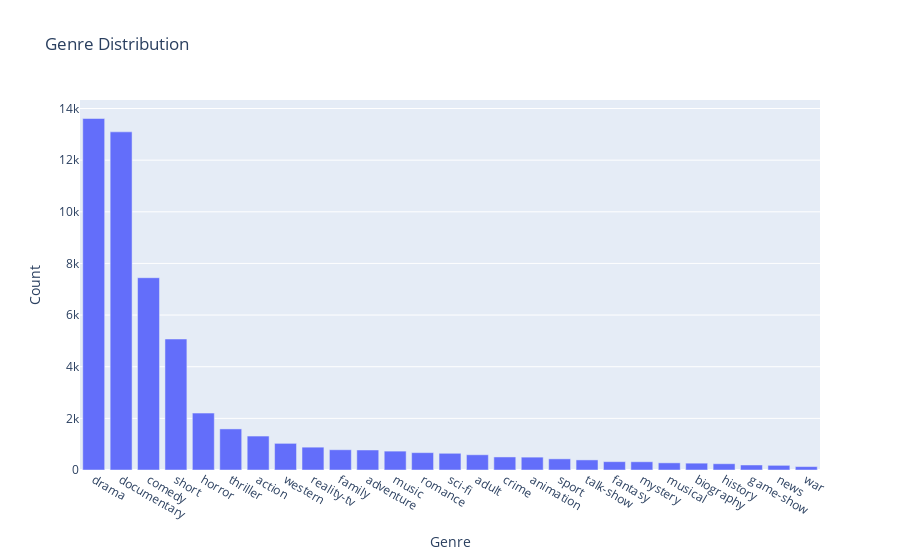

Notebook cell for this chart:
### Markdown cell above
---
### Genre Distribution

### Code cell
genre = train_df['genre'].value_counts()
fig = px.bar(genre, x=genre.index, y=genre, title='Genre Distribution')
fig.update_layout(xaxis_title='Genre', yaxis_title='Count')
fig.show()

### Figure 1 — Plotly figure (JSON) as saved in the notebook; plotly's stock layout.template omitted (floating-point values rounded to 4 significant figures)
{"data": [{"alignmentgroup": "True", "hovertemplate": "genre=%{x}<br>y=%{y}<extra></extra>", "legendgroup": "", "marker": {"color": "#636efa", "pattern": {"shape": ""}}, "name": "", "offsetgroup": "", "orientation": "v", "showlegend": false, "textposition": "auto", "type": "bar", "x": ["drama", "documentary", "comedy", "short", "horror", "thriller", "action", "western", "reality-tv", "family", "adventure", "music", "romance", "sci-fi", "adult", "crime", "animation", "sport", "talk-show", "fantasy", "mystery", "musical", "biography", "history", "game-show", "news", "war"], "xaxis": "x", "y": [13613, 13096, 7447, 5073, 2204, 1591, 1315, 1032, 884, 784, 775, 731, 672, 647, 590, 505, 498, 432, 391, 323, 319, 277, 265, 243, 194, 181, 132], "yaxis": "y"}], "layout": {"barmode": "relative", "legend": {"tracegroupgap": 0}, "title": {"text": "Genre Distribution"}, "xaxis": {"anchor": "y", "domain": [0, 1], "title": {"text": "Genre"}}, "yaxis": {"anchor": "x", "domain": [0, 1], "title": {"text": "Count"}}}}
